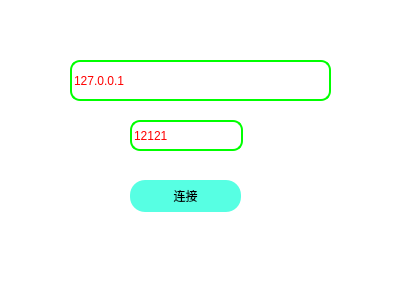
<?xml version="1.0" encoding="UTF-8"?>
<ui version="4.0">
 <class>LinkServerDialog</class>
 <widget class="QDialog" name="LinkServerDialog">
  <property name="geometry">
   <rect>
    <x>0</x>
    <y>0</y>
    <width>400</width>
    <height>300</height>
   </rect>
  </property>
  <property name="windowTitle">
   <string>Dialog</string>
  </property>
  <property name="styleSheet">
   <string notr="true">background:white</string>
  </property>
  <widget class="QLineEdit" name="lineEdit">
   <property name="geometry">
    <rect>
     <x>70</x>
     <y>60</y>
     <width>261</width>
     <height>41</height>
    </rect>
   </property>
   <property name="styleSheet">
    <string notr="true">QLineEdit
{
border-radius:10px;
color:rgb(255, 0, 0);
border:2px solid rgb(0, 255, 0);
}
QLineEdit:hover
{
border:2px solid rgb(255, 0, 0)；
}
</string>
   </property>
   <property name="text">
    <string>127.0.0.1</string>
   </property>
   <property name="placeholderText">
    <string>IP地址</string>
   </property>
  </widget>
  <widget class="QLineEdit" name="lineEdit_2">
   <property name="geometry">
    <rect>
     <x>130</x>
     <y>120</y>
     <width>113</width>
     <height>31</height>
    </rect>
   </property>
   <property name="styleSheet">
    <string notr="true">QLineEdit
{
border-radius:10px;
color:rgb(255, 0, 0);
border:2px solid rgb(0, 255, 0);
}
QLineEdit:hover
{
border:2px solid rgb(255, 0, 0)；
}
</string>
   </property>
   <property name="text">
    <string>12121</string>
   </property>
   <property name="placeholderText">
    <string>端口</string>
   </property>
  </widget>
  <widget class="QPushButton" name="pushButton">
   <property name="geometry">
    <rect>
     <x>130</x>
     <y>180</y>
     <width>111</width>
     <height>32</height>
    </rect>
   </property>
   <property name="styleSheet">
    <string notr="true">QPushButton {
	border-radius:15px;
	background:rgb(87, 255, 227);
}

QPushButton:hover
{
	background:rgb(255, 255, 127)
}</string>
   </property>
   <property name="text">
    <string>连接</string>
   </property>
  </widget>
 </widget>
 <resources/>
 <connections/>
</ui>
